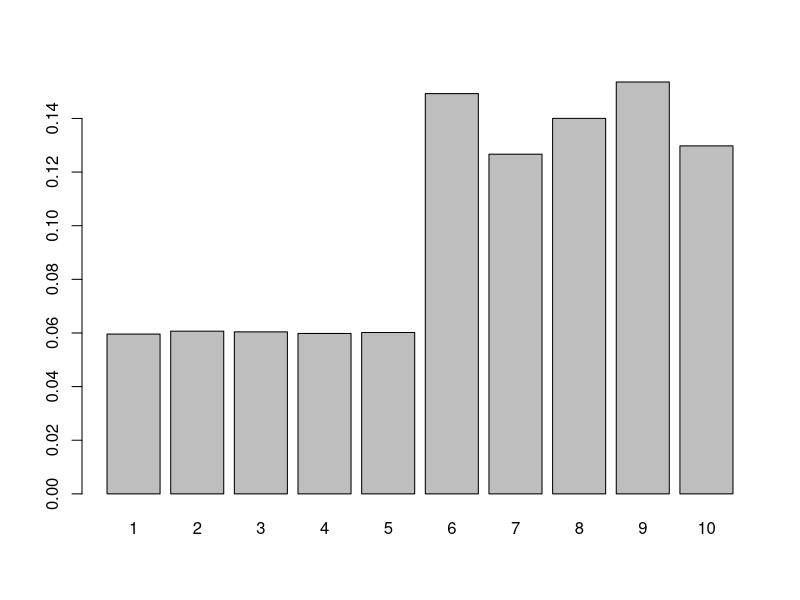

Reproduce this figure in R.

getUniform <- function(L, R, times = 1){
	return(floor((R - L + 1) * runif(times)) + L)
}

getFirstVariable <- function(){ # Unif(1, 10)
	return(getUniform(1, 10))
}

getSecondVariable <- function(){ # 3 * Unif(2, 3)
	return(3 * getUniform(2, 3))
}

getThirdVariable <- function(){ # 3 * Unif(2, 3) + 1
	return(3 * getUniform(2, 3) + 1)
}

getFourthVariable <- function(){ # Always return 8
	return(8)
}

getComposedVariable <- function(times = 1){
	ans <- NULL
	for(i in 1 : times){
		u = runif(1)
		if(u < 0.6){
			ans <- c(ans, getFirstVariable())
		} else if(u < 0.78){
			ans <- c(ans, getSecondVariable())
		} else if(u < 0.92){
			ans <- c(ans, getThirdVariable())
		} else {
			ans <- c(ans, getFourthVariable())
		}
	}
	return(ans)
}

pdf("Pregunta2.pdf")

values <- getComposedVariable(100000)

barplot(table(values) / 100000)
